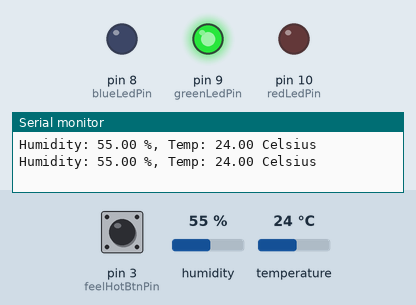
Simulated run of this sketch. Board: Arduino Uno, built with avr-gcc and run on an emulated ATmega328P. Shown: output pins drawn as LEDs (lit = HIGH), the last lines printed to the serial monitor. The test bench sets the inputs (shaded band); at power-on: humidity 55 %, pin 3 (feelHotBtnPin) LOW, temperature 24 °C.

Above: at 6.8 s.
6.9 s: humidity set to 46 %
11.9 s: humidity set to 43 %
At 15.5 s:
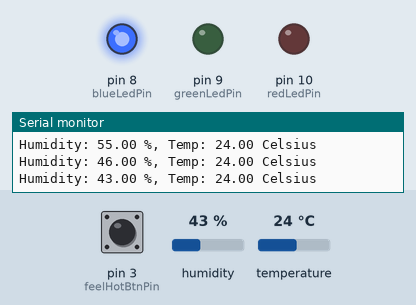
16.9 s: humidity set to 68 %
At 18.8 s:
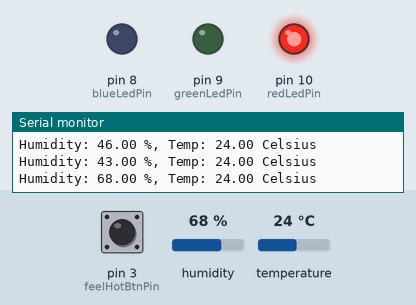
26.9 s: humidity set to 57 %
31.9 s: humidity set to 54 %
At 35.5 s:
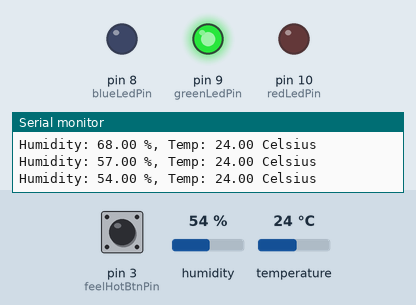
Timing chart, 0 to 37.0 s (numbered marks = the images above; inputs shaded):
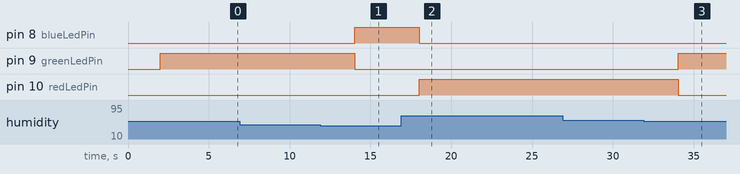

Measured:
- the behaviour switches between 45 and 44 % on humidity (found by bisection; images 0 and 1)
- the behaviour switches between 56 and 55 % on humidity (found by bisection; images 2 and 3)
- after the input at 11.9 s, pin 8 (blueLedPin): LOW → HIGH after 2.1 s; pin 9 (greenLedPin): HIGH → LOW after 2.1 s
- after the input at 16.9 s, pin 8 (blueLedPin): HIGH → LOW after 1.1 s; pin 10 (redLedPin): LOW → HIGH after 1.1 s
- after the input at 31.9 s, pin 9 (greenLedPin): LOW → HIGH after 2.2 s; pin 10 (redLedPin): HIGH → LOW after 2.2 s

The sketch:

main.ino
```cpp
#include <DHT.h>
#include <DHT_U.h>

//Prototype 1
const int redLedPin = 10; // the red LED is connected to Pin 0 of the Arduino
const int greenLedPin = 9; // the yellow LED is connected to Pin 1 of the Arduino
const int blueLedPin = 8; // the green LED is connected to Pin 2 of the Arduino
const int feelColdBtnPin = 4;
const int feelHotBtnPin =3;
const int dht22DataPin = 2; // The data pin for DHT 22

#define DHTTYPE DHT22   // DHT 22  (AM2302)
DHT dht(dht22DataPin, DHTTYPE); //// Initialize DHT sensor for normal 16mhz Arduino


int feelHotStatus = 0;

float tempVal = 0.0;
float humidityVal = 0.0;


/*Humans can be comfortable within a wide range of humidities depending
on the temperature—from 30–70%—but ideally between 50 % and 60 %. Very
low humidity can create discomfort, respiratory problems, and aggravate
allergies in some individuals. */

const float refLowHumidityVal = 45.0;
const float refHighHumidityVal = 55.0;


int lastButtonState = LOW;   // the previous reading from the input pin

// the following variables are unsigned longs because the time, measured in
// milliseconds, will quickly become a bigger number than can be stored in an int.
unsigned long lastDebounceTime = 0;  // the last time the output pin was toggled
unsigned long debounceDelay = 50;    // the debounce time; increase if the output flickers


void setup() {
    // initialize serial communication at 9600 bits per second:
    Serial.begin(9600);
    // initialize the input pins
    pinMode(dht22DataPin, INPUT);
    pinMode(feelHotBtnPin, INPUT);
    pinMode(feelColdBtnPin, INPUT);
    //  initialize the output pins
    pinMode(redLedPin, OUTPUT);
    pinMode(greenLedPin, OUTPUT);
    pinMode(blueLedPin, OUTPUT);
    // initialize the DHT 22
    dht.begin();
}

void offAllLeds() {
  digitalWrite(redLedPin, LOW);
    digitalWrite(greenLedPin, LOW);
    digitalWrite(blueLedPin, LOW);
}

void loop() {
    feelHotStatus = digitalRead(feelHotBtnPin);
    if(feelHotStatus) {
      Serial.println("User from Prototype 1 feels hot for the current climate");
      Serial.println("-------------------------------------------------------");
      Serial.print("| Humidity: ");
    Serial.print(humidityVal);
    Serial.print(" %, Temp: ");
    Serial.print(tempVal);
    Serial.println(" Celsius  |");
      Serial.println("-------------------------------------------------------");
    }

    delay(2000);
    //Read data and store it to variables hum and temp
    humidityVal = dht.readHumidity();
    tempVal= dht.readTemperature();
    offAllLeds();
    if (humidityVal > refHighHumidityVal){
      digitalWrite(redLedPin, HIGH);
    }else if (humidityVal < refLowHumidityVal) {
      digitalWrite(blueLedPin, HIGH);
    } else {
      digitalWrite(greenLedPin, HIGH);
    };
    //Print temp and humidity values to serial monitor
    Serial.print("Humidity: ");
    Serial.print(humidityVal);
    Serial.print(" %, Temp: ");
    Serial.print(tempVal);
    Serial.println(" Celsius");
    delay(2000); //Delay 2 sec.
}
```
